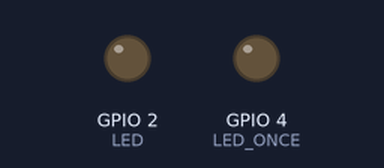
Bench run of a sketch on a simulated ESP32. Shown: output pins drawn as LEDs (lit = HIGH). Dashed ring = blinking.

Above: at 0.0 s.
At 1.1 s:
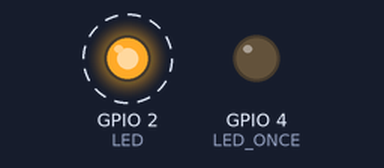
At 39.1 s:
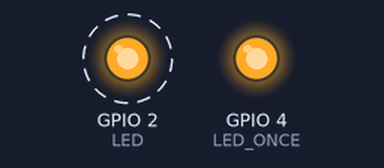
Timing chart, 0 to 40.0 s (numbered marks = the images above):
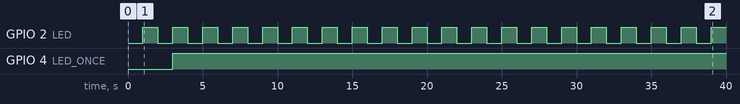

The sketch:

Code.ino
```cpp
//定时器中断与LED闪烁

#define LED      2
#define LED_ONCE 4

hw_timer_t *timer = NULL;
hw_timer_t *timer_once = NULL;

void timer_interrupt();
void timer_interrupt_once();

void setup(){
  pinMode(LED,OUTPUT);
  pinMode(LED_ONCE,OUTPUT);

  //初始化定时器
  timer = timerBegin(0,80,true);
  timer_once = timerBegin(1,80,true);

  //配置定时器
  timerAttachInterrupt(timer,timer_interrupt,true);
  timerAttachInterrupt(timer_once,timer_interrupt_once,true);

  //设置定时器模式
  timerAlarmWrite(timer,1000*1000,true);                     //1s=1000*1000 μs
  timerAlarmWrite(timer_once,3000*1000,false);

  //启动定时器
  timerAlarmEnable(timer);
  timerAlarmEnable(timer_once);
}


void loop(){

}


void timer_interrupt(){
  digitalWrite(LED,!digitalRead(LED));
}
void timer_interrupt_once(){
  digitalWrite(LED_ONCE,!digitalRead(LED_ONCE));
}
```

Measured:
- by itself, GPIO 2 (LED): alternates HIGH for 1.0 s and LOW for 1.0 s
- by itself, GPIO 4 (LED_ONCE): LOW → HIGH at 3.0 s
